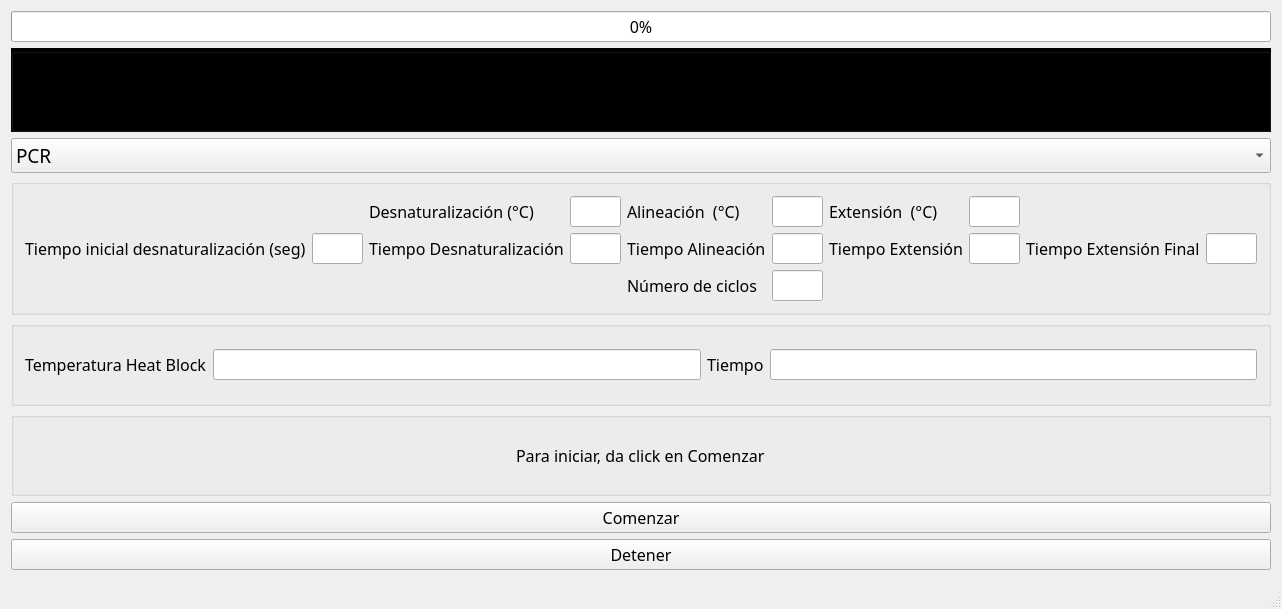
<?xml version="1.0" encoding="UTF-8"?>
<ui version="4.0">
 <class>MainWindow</class>
 <widget class="QMainWindow" name="MainWindow">
  <property name="geometry">
   <rect>
    <x>0</x>
    <y>0</y>
    <width>897</width>
    <height>609</height>
   </rect>
  </property>
  <property name="font">
   <font>
    <family>Nirmala UI Semilight</family>
    <pointsize>12</pointsize>
   </font>
  </property>
  <property name="windowTitle">
   <string>MxPCR</string>
  </property>
  <property name="layoutDirection">
   <enum>Qt::LeftToRight</enum>
  </property>
  <property name="styleSheet">
   <string notr="true"/>
  </property>
  <property name="tabShape">
   <enum>QTabWidget::Rounded</enum>
  </property>
  <widget class="QWidget" name="centralWidget">
   <layout class="QGridLayout" name="gridLayout_2">
    <item row="0" column="0">
     <widget class="QProgressBar" name="progressBar">
      <property name="value">
       <number>0</number>
      </property>
     </widget>
    </item>
    <item row="7" column="0">
     <widget class="QPushButton" name="ResetButton">
      <property name="font">
       <font>
        <family>Nirmala UI Semilight</family>
        <pointsize>12</pointsize>
       </font>
      </property>
      <property name="text">
       <string>Detener</string>
      </property>
     </widget>
    </item>
    <item row="6" column="0">
     <widget class="QPushButton" name="botonEnvioDatos">
      <property name="font">
       <font>
        <family>Nirmala UI Semilight</family>
        <pointsize>12</pointsize>
       </font>
      </property>
      <property name="text">
       <string>Comenzar</string>
      </property>
     </widget>
    </item>
    <item row="2" column="0">
     <widget class="QComboBox" name="comboBox">
      <property name="font">
       <font>
        <family>Nirmala UI Semilight</family>
        <pointsize>14</pointsize>
       </font>
      </property>
      <item>
       <property name="text">
        <string>PCR</string>
       </property>
      </item>
      <item>
       <property name="text">
        <string>Heat Block</string>
       </property>
      </item>
      <item>
       <property name="text">
        <string>Mantener a 4°C</string>
       </property>
      </item>
     </widget>
    </item>
    <item row="1" column="0">
     <widget class="QGroupBox" name="groupBox_6">
      <property name="autoFillBackground">
       <bool>false</bool>
      </property>
      <property name="styleSheet">
       <string notr="true">background-color: rgb(0, 0, 0);</string>
      </property>
      <property name="title">
       <string/>
      </property>
      <layout class="QHBoxLayout" name="horizontalLayout_2">
       <item>
        <widget class="QCustomPlot" name="customPlot" native="true">
         <property name="focusPolicy">
          <enum>Qt::NoFocus</enum>
         </property>
        </widget>
       </item>
       <item>
        <widget class="QLabel" name="labelImage">
         <property name="layoutDirection">
          <enum>Qt::LeftToRight</enum>
         </property>
         <property name="autoFillBackground">
          <bool>false</bool>
         </property>
         <property name="styleSheet">
          <string notr="true">image: url(:/MyFiles/flowRoot8858.png);</string>
         </property>
         <property name="text">
          <string/>
         </property>
        </widget>
       </item>
       <item>
        <widget class="QLabel" name="labelHeatBlock">
         <property name="styleSheet">
          <string notr="true">image: url(:/MyFiles/path14626.png);</string>
         </property>
         <property name="text">
          <string>TextLabel</string>
         </property>
        </widget>
       </item>
       <item>
        <widget class="QLabel" name="labelEnfriar">
         <property name="styleSheet">
          <string notr="true">image: url(:/MyFiles/flowRoot18047.png);</string>
         </property>
         <property name="text">
          <string>TextLabel</string>
         </property>
        </widget>
       </item>
      </layout>
     </widget>
    </item>
    <item row="3" column="0">
     <widget class="QGroupBox" name="groupBox_2">
      <property name="styleSheet">
       <string notr="true"/>
      </property>
      <property name="title">
       <string/>
      </property>
      <layout class="QGridLayout" name="gridLayout">
       <item row="3" column="5">
        <widget class="QLabel" name="label_4">
         <property name="font">
          <font>
           <family>Nirmala UI Semilight</family>
           <pointsize>12</pointsize>
          </font>
         </property>
         <property name="text">
          <string>Número de ciclos</string>
         </property>
        </widget>
       </item>
       <item row="0" column="3">
        <widget class="QLabel" name="label">
         <property name="font">
          <font>
           <family>Nirmala UI Semilight</family>
           <pointsize>12</pointsize>
          </font>
         </property>
         <property name="frameShape">
          <enum>QFrame::NoFrame</enum>
         </property>
         <property name="frameShadow">
          <enum>QFrame::Plain</enum>
         </property>
         <property name="text">
          <string>Desnaturalización (°C)</string>
         </property>
        </widget>
       </item>
       <item row="0" column="6">
        <widget class="QLineEdit" name="InputTempPrimer">
         <property name="font">
          <font>
           <family>Nirmala UI Semilight</family>
           <pointsize>12</pointsize>
          </font>
         </property>
        </widget>
       </item>
       <item row="0" column="5">
        <widget class="QLabel" name="label_2">
         <property name="font">
          <font>
           <family>Nirmala UI Semilight</family>
           <pointsize>12</pointsize>
          </font>
         </property>
         <property name="text">
          <string>Alineación  (°C)</string>
         </property>
        </widget>
       </item>
       <item row="0" column="4">
        <widget class="QLineEdit" name="InputTempDenat">
         <property name="font">
          <font>
           <family>Nirmala UI Semilight</family>
           <pointsize>12</pointsize>
          </font>
         </property>
        </widget>
       </item>
       <item row="0" column="8">
        <widget class="QLineEdit" name="InputTempAnneal">
         <property name="font">
          <font>
           <family>Nirmala UI Semilight</family>
           <pointsize>12</pointsize>
          </font>
         </property>
        </widget>
       </item>
       <item row="3" column="6">
        <widget class="QLineEdit" name="InputNumCiclos">
         <property name="font">
          <font>
           <family>Nirmala UI Semilight</family>
           <pointsize>12</pointsize>
          </font>
         </property>
        </widget>
       </item>
       <item row="1" column="10">
        <widget class="QLineEdit" name="FinalExtensionTime">
         <property name="font">
          <font>
           <family>Nirmala UI Semilight</family>
           <pointsize>12</pointsize>
          </font>
         </property>
        </widget>
       </item>
       <item row="0" column="7">
        <widget class="QLabel" name="label_3">
         <property name="font">
          <font>
           <family>Nirmala UI Semilight</family>
           <pointsize>12</pointsize>
          </font>
         </property>
         <property name="layoutDirection">
          <enum>Qt::LeftToRight</enum>
         </property>
         <property name="text">
          <string>Extensión  (°C)</string>
         </property>
        </widget>
       </item>
       <item row="1" column="9">
        <widget class="QLabel" name="label_5">
         <property name="font">
          <font>
           <family>Nirmala UI Semilight</family>
           <pointsize>12</pointsize>
          </font>
         </property>
         <property name="text">
          <string>Tiempo Extensión Final</string>
         </property>
        </widget>
       </item>
       <item row="1" column="5">
        <widget class="QLabel" name="PrimerTimeLabel">
         <property name="font">
          <font>
           <family>Nirmala UI Semilight</family>
           <pointsize>12</pointsize>
          </font>
         </property>
         <property name="text">
          <string>Tiempo Alineación</string>
         </property>
        </widget>
       </item>
       <item row="1" column="7">
        <widget class="QLabel" name="AnnealTimeLabel">
         <property name="font">
          <font>
           <family>Nirmala UI Semilight</family>
           <pointsize>12</pointsize>
          </font>
         </property>
         <property name="text">
          <string>Tiempo Extensión</string>
         </property>
        </widget>
       </item>
       <item row="1" column="3">
        <widget class="QLabel" name="DenatTimeLabel">
         <property name="font">
          <font>
           <family>Nirmala UI Semilight</family>
           <pointsize>12</pointsize>
          </font>
         </property>
         <property name="text">
          <string>Tiempo Desnaturalización</string>
         </property>
        </widget>
       </item>
       <item row="1" column="8">
        <widget class="QLineEdit" name="AnnealTime">
         <property name="font">
          <font>
           <family>Nirmala UI Semilight</family>
           <pointsize>12</pointsize>
          </font>
         </property>
        </widget>
       </item>
       <item row="1" column="4">
        <widget class="QLineEdit" name="DenatTime">
         <property name="font">
          <font>
           <family>Nirmala UI Semilight</family>
           <pointsize>12</pointsize>
          </font>
         </property>
        </widget>
       </item>
       <item row="1" column="6">
        <widget class="QLineEdit" name="PrimerTime">
         <property name="font">
          <font>
           <family>Nirmala UI Semilight</family>
           <pointsize>12</pointsize>
          </font>
         </property>
        </widget>
       </item>
       <item row="1" column="1">
        <widget class="QLineEdit" name="InitDenatTime">
         <property name="font">
          <font>
           <family>Nirmala UI Semilight</family>
           <pointsize>12</pointsize>
          </font>
         </property>
        </widget>
       </item>
       <item row="1" column="0">
        <widget class="QLabel" name="InitDenatTimeLabel">
         <property name="font">
          <font>
           <family>Nirmala UI Semilight</family>
           <pointsize>12</pointsize>
          </font>
         </property>
         <property name="text">
          <string>Tiempo inicial desnaturalización (seg)</string>
         </property>
        </widget>
       </item>
      </layout>
     </widget>
    </item>
    <item row="4" column="0">
     <widget class="QGroupBox" name="HeatBlockBox">
      <property name="title">
       <string/>
      </property>
      <layout class="QGridLayout" name="gridLayout_3">
       <item row="0" column="3">
        <widget class="QLineEdit" name="InputTiempoHeatBlock">
         <property name="font">
          <font>
           <family>Nirmala UI Semilight</family>
           <pointsize>12</pointsize>
          </font>
         </property>
        </widget>
       </item>
       <item row="0" column="1">
        <widget class="QLineEdit" name="InputTempHeatBlock">
         <property name="font">
          <font>
           <family>Nirmala UI Semilight</family>
           <pointsize>12</pointsize>
          </font>
         </property>
        </widget>
       </item>
       <item row="0" column="2">
        <widget class="QLabel" name="label_7">
         <property name="font">
          <font>
           <family>Nirmala UI Semilight</family>
           <pointsize>12</pointsize>
          </font>
         </property>
         <property name="text">
          <string>Tiempo</string>
         </property>
        </widget>
       </item>
       <item row="0" column="0">
        <widget class="QLabel" name="label_6">
         <property name="font">
          <font>
           <family>Nirmala UI Semilight</family>
           <pointsize>12</pointsize>
          </font>
         </property>
         <property name="text">
          <string>Temperatura Heat Block</string>
         </property>
        </widget>
       </item>
      </layout>
     </widget>
    </item>
    <item row="5" column="0">
     <widget class="QGroupBox" name="LowTempBox">
      <property name="title">
       <string/>
      </property>
      <layout class="QVBoxLayout" name="verticalLayout">
       <item alignment="Qt::AlignHCenter">
        <widget class="QLabel" name="label_8">
         <property name="text">
          <string>Para iniciar, da click en Comenzar</string>
         </property>
        </widget>
       </item>
      </layout>
     </widget>
    </item>
   </layout>
  </widget>
  <widget class="QStatusBar" name="statusBar"/>
  <widget class="QMenuBar" name="menuBar">
   <property name="geometry">
    <rect>
     <x>0</x>
     <y>0</y>
     <width>897</width>
     <height>17</height>
    </rect>
   </property>
  </widget>
  <action name="actionConnect">
   <property name="text">
    <string>Connect</string>
   </property>
   <property name="shortcut">
    <string>Ctrl+K</string>
   </property>
  </action>
  <action name="actionDisconnect">
   <property name="text">
    <string>Disconnect</string>
   </property>
   <property name="shortcut">
    <string>Ctrl+M</string>
   </property>
  </action>
 </widget>
 <layoutdefault spacing="6" margin="11"/>
 <customwidgets>
  <customwidget>
   <class>QCustomPlot</class>
   <extends>QWidget</extends>
   <header location="global">qcustomplot.h</header>
   <container>1</container>
  </customwidget>
 </customwidgets>
 <resources/>
 <connections/>
</ui>
